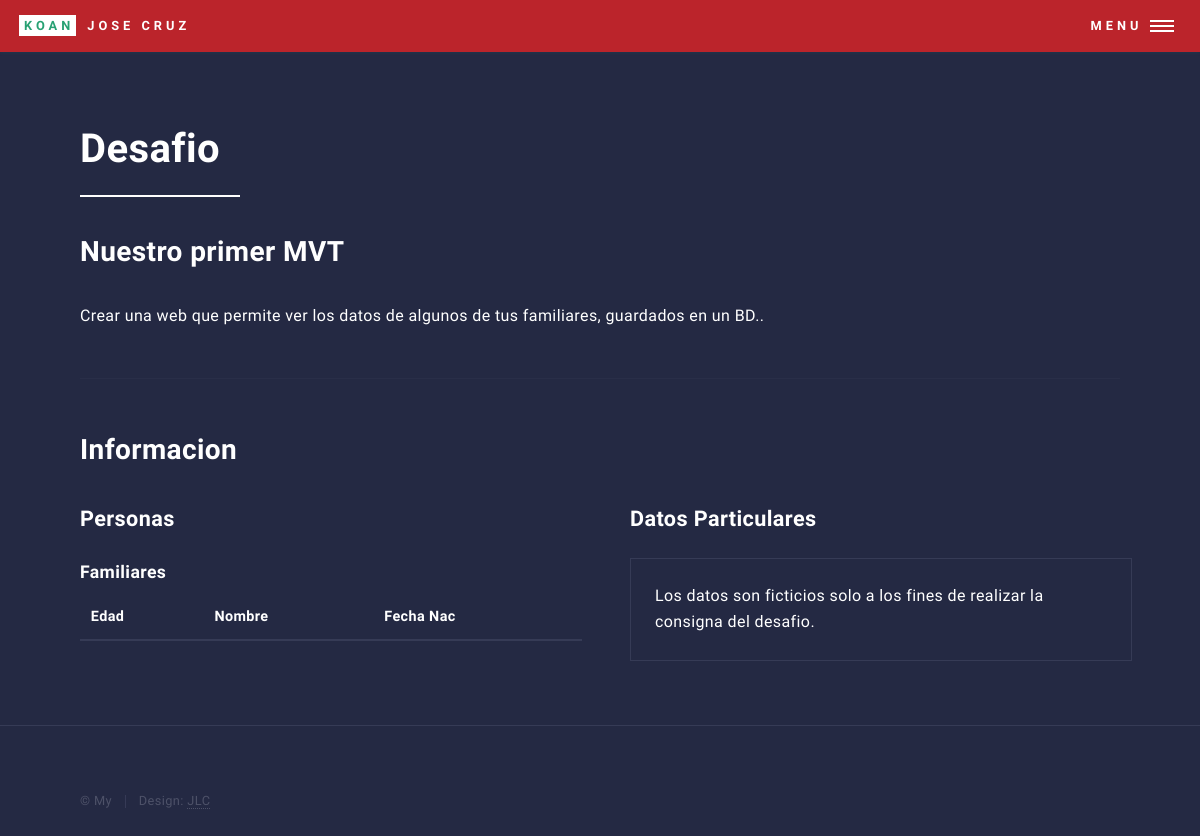
/, run on an earlier commit of the app's database.
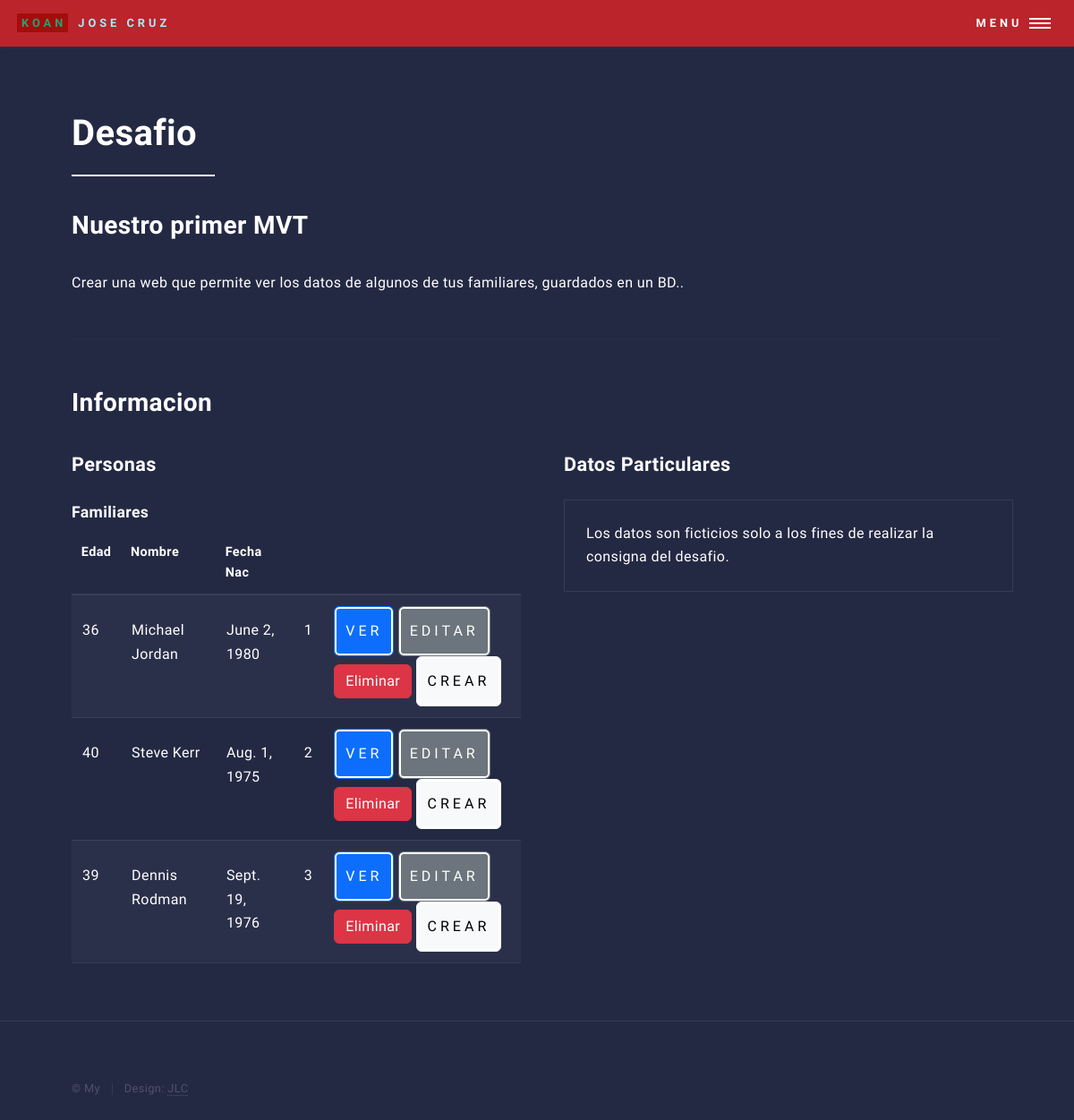
And on a later commit of the database.
### AppCoder/models.py (models this page shows)
class Persona(models.Model):
    nombre = models.CharField(max_length=40)
    edad = models.IntegerField()
    fechnac = models.DateField()

### AppCoder/views.py (the view)
# urls.py: path('', desafio, name='desafio'),
def desafio(request):
    personas = Persona.objects.all()
    return render(request,'AppCoder/desafioMVT.html',{"personas":personas})

### AppCoder/templates/AppCoder/desafioMVT.html (shortened to what this page needs)
<!DOCTYPE HTML>
{% load static %}
<html>
	<head>
		<link href="https://cdn.jsdelivr.net/npm/bootstrap@5.2.3/dist/css/bootstrap.min.css" rel="stylesheet">
		<link rel="stylesheet" href="{% static 'css/main.css' %}" />
	</head>
	<body class="is-preload">
			<div id="wrapper">
					<header id="header">
						<a href="index.html" class="logo"><strong>Koan</strong> <span>Jose Cruz</span></a>
						<nav>
							<a href="#menu">Menu</a>
						</nav>
					</header>
					<div id="main" class="alt">
							<section id="one">
								<div class="inner">
									<header class="major">
										<h1>Desafio</h1>
									</header>
										<h2 id="content">Nuestro primer MVT</h2>
										<p>Crear una web que permite ver los datos de algunos de tus familiares, guardados en un BD..</p>
									<hr class="major" />
										<h2 id="elements">Informacion</h2>
										<div class="row gtr-200">
											<div class="col-6 col-12-medium">
													<h3>Personas</h3>
													<h4>Familiares</h4>
													<div class="table-wrapper">
														<table>
															<thead>
																<tr>
																	<th>Edad</th>
																	<th>Nombre</th>
																	<th>Fecha Nac</th>
																</tr>
															</thead>
															<tbody>
																{% for persona in personas %}
																	<tr>
																		<td>{{persona.edad}}</td>
																		<td>{{persona.nombre}}</td>
																		<td>{{persona.fechnac}}</td>
																		<td>{{persona.id}}</td>
															            <td>
																			<button type="button" class="btn btn-primary">Ver</button>
																			<button type="button" class="btn btn-secondary">Editar</button>
																			<a class="btn btn-danger" href="{% url 'borrar' persona.id %}" >Eliminar</a>
																			<button type="button" class="btn btn-light">Crear</button>
																		</td>
																	</tr>
																{% endfor %}
															</tbody>
														</table>
													</div>
											</div>
											<div class="col-6 col-12-medium">
													<h3>Datos Particulares</h3>
													<div class="box">
														<p>Los datos son ficticios solo a los fines de realizar la consigna del desafio.</p>
													</div>
											</div>
										</div>
								</div>
							</section>
					</div>
					<footer id="footer">
						<div class="inner">
							<ul class="copyright">
								<li>&copy; My</li><li>Design: <a >JLC</a></li>
							</ul>
						</div>
					</footer>
			</div>
	</body>
</html>

What changed in the data, as far as the page shows it:
added Persona: edad "36", nombre "Michael Jordan", fechnac "June 2, 1980", id "1"
added Persona: edad "40", nombre "Steve Kerr", fechnac "Aug. 1, 1975", id "2"
added Persona: edad "39", nombre "Dennis Rodman", fechnac "Sept. 19, 1976", id "3"
